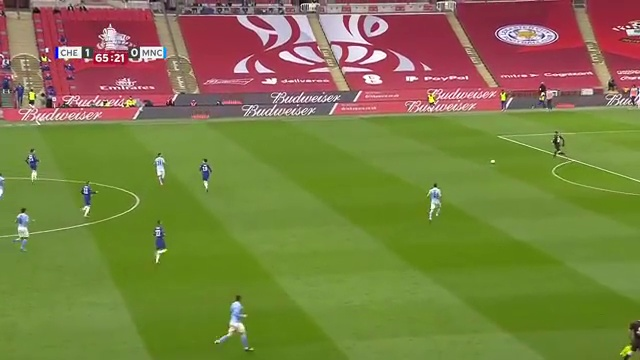
#> input picture code/data/frames-video00.mp4/104.jpg, 640 x 360 px, given in place of 10.jpg, which was not available
$ python player_ball_separation.py
#> lines starting #> are read from the running program, lines starting #| are printed output that depends on the picture; after the words box and inside, x2 and y2 are one past the last pixel; in counts of white or black regions, pixels touching at a corner belong together; pictures that were not available may be replaced by others from this repository, and a replacement may not be noted
### code/ground_detection.py
#!/usr/bin/env python3
# -*- coding: utf-8 -*-
"""
Created on Sat Mar 19 11:54:50 2022

@author: Joshua S.
@email: jsoutelo@alumnos.uvigo.es
"""
import cv2
import numpy as np
import matplotlib.pyplot as plt
import skimage


def ground_detection(frame, debug=False):
    """Classify pixels in the frame into ground or not ground.

    Return the connected component labels.
    """
    frame = cv2.resize(frame, dsize=(592, 320))
    b, g, r = cv2.split(frame)
    # Ideally, 0 -> ground ;; 1 -> everything else
    ground_color_feature = np.where((g > r) & (r > b), 0, 1)
    gray = cv2.cvtColor(frame, cv2.COLOR_BGR2GRAY)
    canny = cv2.Canny(image=gray,
                      threshold1=255/3,
                      threshold2=255,
                      apertureSize=3,
                      L2gradient=True)
    # Section 3.2.1, equation 8
    # Inverse condition since we want to remove the background
    result = np.where((ground_color_feature == 0) & (canny == 0), 0, 1)
    result = result.astype(np.uint8)
    # Dilation so
    kernel = cv2.getStructuringElement(cv2.MORPH_RECT,(3,3))
    morph = cv2.dilate(result, kernel, iterations=1)

    # Connected components labeling
    nl, ccl = cv2.connectedComponents(image=morph, connectivity=4)
    if debug:
        fig, axx = plt.subplots(4, 1, figsize=(20,20))
        axx[0].imshow(ground_color_feature, cmap='gray')
        axx[0].set_title('Color detection')
        axx[1].imshow(canny, cmap='gray')
        axx[1].set_title('Edge detection')
        axx[2].imshow(result, cmap='gray')
        axx[2].set_title('Ground detection result')
        axx[3].imshow(ccl, cmap='nipy_spectral')
        axx[3].set_title(f'Labeling result, {nl} lablels')
        plt.tight_layout()
        plt.show()


    return ccl


# [4 lines that do not run on import are left out]


### code/needless_objects_elimination.py
#!/usr/bin/env python3
# -*- coding: utf-8 -*-
"""
Created on Sat Mar 19 14:41:54 2022

@author: Joshua S.
@email: jsoutelo@alumnos.uvigo.es
"""
import cv2
import matplotlib.pyplot as plt
from matplotlib.patches import Rectangle
import numpy as np

from ground_detection import ground_detection

import skimage


def most_dense_area(segmented):
    """Search for the most dense areas in the image.

    Return a window around the positions of high density.
    """
    empty_mat = np.zeros_like(segmented)
    mean_filter = cv2.blur(segmented, (15, 15))

    conts, _ = cv2.findContours(mean_filter, cv2.RETR_TREE, cv2.CHAIN_APPROX_SIMPLE)

    for cont in conts:
        x, y, w, h = cv2.boundingRect(cont)

        area = w * h
        if h > w and area <= 5000 and area > 100:
            extra_h = np.floor(((h * 1.55) - h) / 2).astype(int)
            extra_w = np.floor(((w * 1.55) - w) / 2).astype(int)

            y = y - extra_h if y - extra_h > 0 else 0
            x = x - extra_w if x - extra_w > 0 else 0
            w = w + extra_w if w + extra_w < segmented.shape[1] else segmented.shape[1]
            h = h + extra_h if h + extra_h < segmented.shape[0] else segmented.shape[0]

            empty_mat[y:y+h, x:x+w] = segmented[y:y+h, x:x+w]

    return empty_mat


def remove_public_score(frame_lbl, region_props, debug=False):
    """Remove the public seats and score bar.
    """
    h, w = frame_lbl.shape[:2]

    for region in region_props:
        bbox = region.bbox
        area = region.area
        ecc = region.eccentricity
        extent = region.extent

        if bbox[1] < h * .2 and area > 40000 and ecc > .95 and extent > .85:
            label = region.label

            if debug:
                plt.title(f'Score and public, label={label}')
                plt.imshow(np.where(frame_lbl == label, 1, 0), cmap='gray')
                plt.show()
                print(region.label, region.area, region.eccentricity, region.extent)

            frame_lbl[frame_lbl == label] = 0
            break

    return frame_lbl

def remove_objects(frame_lbl, frame):
    """Remove the objects that are disconnected distinct from players and ball.
    """
    frame_lbl = frame_lbl.copy()
    region_props = skimage.measure.regionprops(label_image=frame_lbl)

    frame_lbl = remove_public_score(frame_lbl, region_props)

    area_thr = 1000
    for region in region_props:
        # Size of the object is much larger than the player size
        segmented = np.where(frame_lbl == region.label, 1, 0).astype(np.uint8)
        if region.area > area_thr:

            dense_area = most_dense_area(segmented)
            if not (dense_area == 0).all():
                dense_area *= region.label
                frame_lbl[frame_lbl == region.label] = 0
                frame_lbl += dense_area
            else:
                frame_lbl[frame_lbl == region.label] = 0

    return frame_lbl

# [14 lines that do not run on import are left out]

### code/player_ball_separation.py
#!/usr/bin/env python3
# -*- coding: utf-8 -*-
"""
Created on Tue Mar 22 20:21:40 2022

@author: Joshua S.
@email: jsoutelo@alumnos.uvigo.es
"""
import cv2
import numpy as np
from ground_detection import ground_detection
from needless_objects_elimination import remove_objects
import matplotlib.pyplot as plt
from skimage.measure import regionprops

def display_bboxs(frame, player_bboxs, ball_bboxs, size=2):
    """Draw the bounding boxes with different color depending on the type of
    objet is enclosing.
    """
    frame_copy = frame.copy()
    for bbox in player_bboxs:
        x,y,w,h = bbox
        cv2.rectangle(frame_copy, (x,y), (x+w,y+h), (255, 0, 0), size)
    for bbox in ball_bboxs:
        x,y,w,h = bbox
        cv2.rectangle(frame_copy, (x,y), (x+w,y+h), (0, 0, 255), size)

    return frame_copy


def ball_player_separation(clean_ccl, debug=False):
    """Separate the connected components into players and ball candidates.
    """
    clean_ccl = clean_ccl.copy()
    frame_h, frame_w = clean_ccl.shape[:2]
    region_props = regionprops(clean_ccl)
    player_bboxs = []
    ball_bboxs = []
    for region in region_props:
        min_row, min_col, max_row, max_col = region.bbox
        x = min_col
        y = min_row
        w = max_col - x
        h = max_row - y
        # Player and ball characteristics defined in section 3.2.3
        if (w/h) < 2 and (frame_h/16) < h and h < (frame_h/4):
            if debug:
                copy = clean_ccl.copy()
                copy = np.where(copy == region.label, 1, 0)
                copy = copy.astype(np.uint8)
                copy = cv2.cvtColor(copy*255, cv2.COLOR_GRAY2RGB)
                cv2.rectangle(copy, (x,y), (x+w, y+h), (255, 0, 0), 2)
                plt.imshow(copy, cmap='gray')
                plt.show()
            player_bboxs.append((x, y, w, h))
        elif (w/h) < 2 and (w/h) > .5 and (w*h)<300:
            if debug:
                copy = clean_ccl.copy()
                copy = np.where(copy == region.label, 1, 0)
                copy = copy.astype(np.uint8)
                copy = cv2.cvtColor(copy*255, cv2.COLOR_GRAY2RGB)
                cv2.rectangle(copy, (x,y), (x+w, y+h), (255, 0, 0), 2)
                plt.imshow(copy, cmap='gray')
                plt.show()
            ball_bboxs.append((x, y, w, h))
        else:
            continue

    return player_bboxs, ball_bboxs

if __name__ == '__main__':
    n_frame = 10
    frame = cv2.imread(f'data/frames-video00.mp4/{n_frame}.jpg')
#> frame is the input picture: shape (360, 640, 3); mean B, G, R 67.7, 124.5, 124.2
    ccl = ground_detection(frame)
#> in ground_detection, `ground_color_feature = np.where((g > r) & (r > b), 0, 1)`:
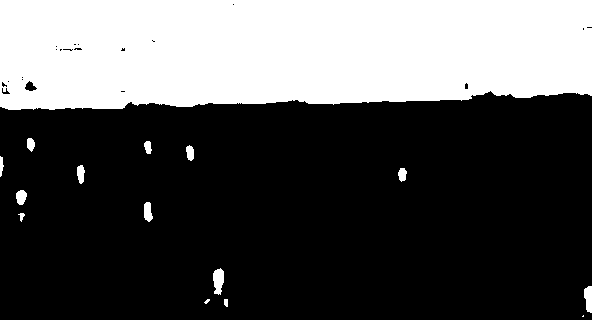
#> ground_color_feature: shape (320, 592) int64; values 0 (black) and 1 (white), 32.6% white; 15 white regions (2 under 20 px), largest, box (x1, y1, x2, y2) and area: (0, 0, 592, 110) 60565, (213, 268, 224, 295) 224, (584, 286, 592, 313) 173
#> in ground_detection, `gray = cv2.cvtColor(frame, cv2.COLOR_BGR2GRAY)`:
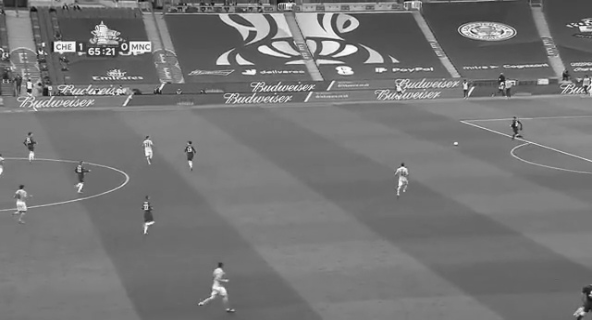
#> gray: shape (320, 592); min 12, max 254, mean 117.9
#> in ground_detection, `canny = cv2.Canny(image=gray, threshold1=255/3, threshold2=255, apertu..`: canny: shape (320, 592); 6% white in thin lines or dots
#> in ground_detection, `result = np.where((ground_color_feature == 0) & (canny == 0), 0, 1)`: result: shape (320, 592) int64; values 0 (black) and 1 (white), 33.7% white; 22 white regions (8 under 20 px), largest, box (x1, y1, x2, y2) and area: (0, 0, 592, 112) 60887, (198, 267, 229, 307) 371, (0, 132, 77, 177) 304
#> in ground_detection, `morph = cv2.dilate(result, kernel, iterations=1)`: morph: shape (320, 592); values 0 (black) and 1 (white), 35.9% white; 11 white regions
#> in ground_detection, `nl, ccl = cv2.connectedComponents(image=morph, connectivity=4)`:
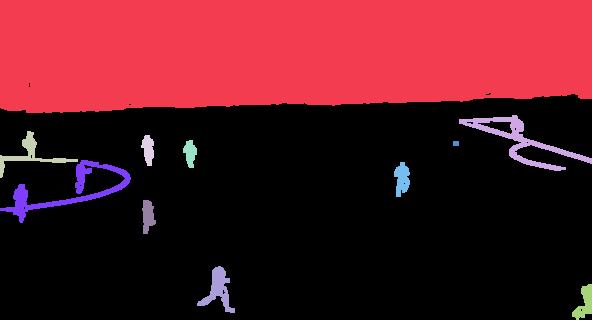
#> ccl: shape (320, 592) int32; 12 distinct labels, from 0 to 11; one colour per label, 0 black
#> in ground_detection, `nl, ccl = cv2.connectedComponents(image=morph, connectivity=4)`: nl = 12
    clean_ccl = remove_objects(ccl, frame)
#> in remove_objects, `region_props = skimage.measure.regionprops(label_image=frame_lbl)`: region_props = 11 regions; largest, box (x1, y1, x2, y2) and area: (0, 0, 592, 113) 61935, (0, 160, 131, 223) 1604, (459, 115, 592, 171) 1558, (197, 266, 235, 313) 677, (0, 131, 78, 178) 634
#> the loop in remove_public_score, `for region in region_props:` made 1 pass
#> (bbox, area, ecc, extent, label) on pass 1: ((0, 0, 113, 592), 61935, 0.984, 0.926, 1)
#> after the loop in remove_public_score, `for region in region_props:`: frame_lbl: shape (320, 592) int32; 11 distinct labels, from 0 to 11
#> the loop in remove_objects, `for region in region_props:` made 11 passes
#> after the loop in remove_objects, `for region in region_props:`: dense_area: shape (320, 592); values 0 (black) and 7 (white), 0.39% white; 2 white regions, box (x1, y1, x2, y2) and area: (6, 184, 31, 217) 448, (75, 160, 93, 187) 297
#> after the loop in remove_objects, `for region in region_props:`:
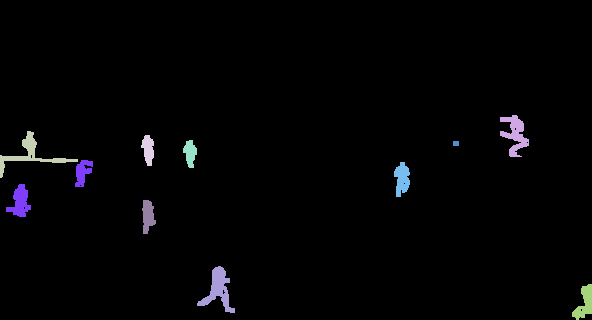
#> frame_lbl: shape (320, 592) int32; 11 distinct labels, from 0 to 11; one colour per label, 0 black
#> after the loop in remove_objects, `for region in region_props:`:
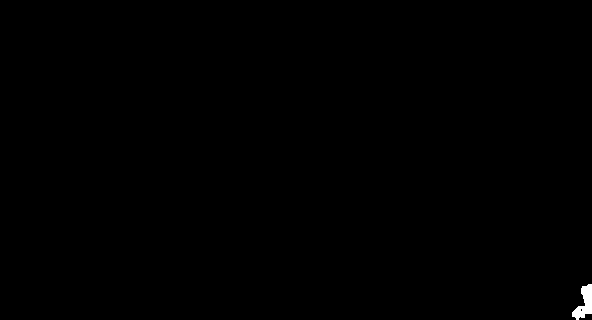
#> segmented: shape (320, 592); values 0 (black) and 1 (white), 0.2% white; 1 white region

    player_bboxs, ball_bboxs = ball_player_separation(clean_ccl)
#> in ball_player_separation, `region_props = regionprops(clean_ccl)`: region_props = 10 regions; largest, box (x1, y1, x2, y2) and area: (6, 160, 93, 217) 745, (197, 266, 235, 313) 677, (0, 131, 78, 178) 634, (500, 115, 529, 157) 575, (572, 284, 592, 320) 385
#> the loop in ball_player_separation, `for region in region_props:` made 10 passes
#> (min_row, min_col, max_row, max_col, x, y, w, h) on passes 1 to 10: (115, 500, 157, 529, 500, 115, 29, 42), (131, 0, 178, 78, 0, 131, 78, 47), (135, 141, 166, 154, 141, 135, 13, 31), (140, 183, 168, 197, 183, 140, 14, 28), (141, 453, 146, 459, 453, 141, 6, 5), (160, 6, 217, 93, 6, 160, 87, 57), (162, 394, 197, 410, 394, 162, 16, 35), (200, 142, 234, 156, 142, 200, 14, 34), (266, 197, 313, 235, 197, 266, 38, 47), (284, 572, 320, 592, 572, 284, 20, 36)
#> after the loop in ball_player_separation, `for region in region_props:`: ball_bboxs = [(453, 141, 6, 5)]; player_bboxs = [(500, 115, 29, 42), (0, 131, 78, 47), (141, 135, 13, 31), (183, 140, 14, 28), (6, 160, 87, 57), (394, 162, 16, 35), (142, 200, 14, 34), (197, 266, 38, 47), (572, 284, 20, 36)]
#> ball_bboxs = [(453, 141, 6, 5)]

    frame = cv2.resize(frame, (clean_ccl.shape[1], clean_ccl.shape[0]))


    plt.imshow(display_bboxs(frame, player_bboxs, ball_bboxs)[...,::-1])
#> the loop in display_bboxs, `for bbox in player_bboxs:` made 9 passes
#> after the loop in display_bboxs, `for bbox in player_bboxs:`:
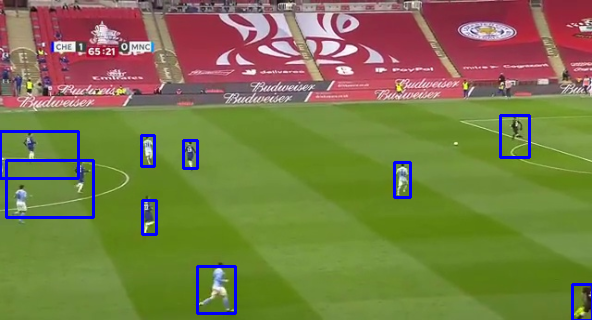
#> frame_copy: shape (320, 592, 3); mean B, G, R 71.7, 121.7, 122
#> the loop in display_bboxs, `for bbox in ball_bboxs:` made 1 pass
#> after the loop in display_bboxs, `for bbox in ball_bboxs:`: frame_copy: shape (320, 592, 3); 0.03% of pixels changed, all inside (x1, y1, x2, y2) = (452, 140, 461, 148)
    plt.show()

    fig, axx = plt.subplots(3, 1, figsize=(10,10))
    axx[0].set_title('a)')
    axx[0].imshow(np.where(ccl != 0, 1, 0), cmap='gray')
    axx[0].axis('off')
    axx[1].set_title('b)')
    axx[1].imshow(clean_ccl, cmap='nipy_spectral')
    axx[1].axis('off')
    axx[2].set_title('c)')
    axx[2].imshow(display_bboxs(frame, player_bboxs, ball_bboxs)[...,::-1])
#> the loop in display_bboxs (call 2), `for bbox in player_bboxs:` made 9 passes
#> the loop in display_bboxs (call 2), `for bbox in ball_bboxs:` made 1 pass
    axx[2].axis('off')
    plt.savefig('ground-det-clean-seg-ball-play-cand.png')
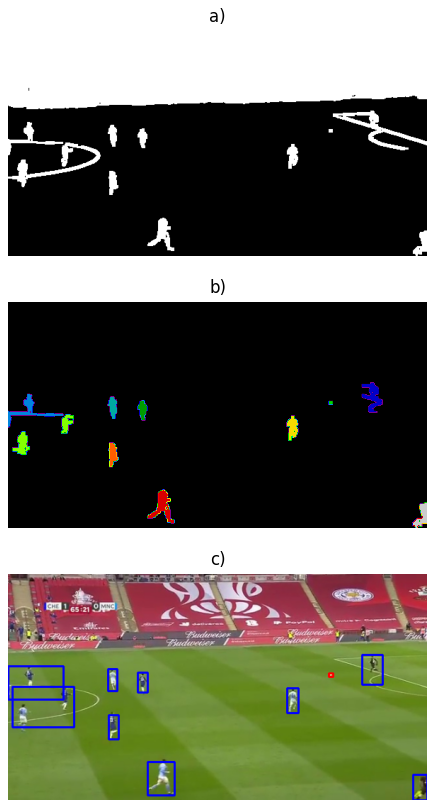
#> figure drawn by matplotlib, 3 panels
    plt.show()

$ run again, on code/data/frames-video00.mp4/138.jpg
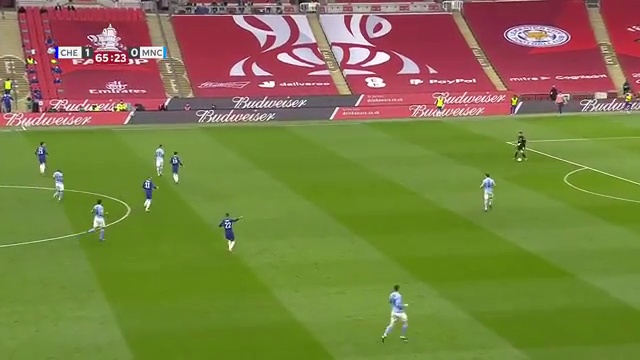
#> input picture code/data/frames-video00.mp4/138.jpg, 640 x 360 px, given in place of 10.jpg, which was not available
#> frame is the input picture: shape (360, 640, 3); mean B, G, R 67.8, 124.3, 124.9
#> frame: shape (320, 592, 3)
#> ground_color_feature: shape (320, 592) int64; values 0 (black) and 1 (white), 33.9% white; 13 white regions (2 under 20 px), largest, box (x1, y1, x2, y2) and area: (0, 0, 592, 115) 63022, (360, 259, 374, 281) 204, (204, 194, 217, 213) 168
#> canny: shape (320, 592); 5.9% white in thin lines or dots
#> morph: shape (320, 592); values 0 (black) and 1 (white), 36.8% white; 11 white regions
#> ccl: shape (320, 592) int32; 13 distinct labels, from 0 to 12
#> nl = 13
#> in remove_objects, `region_props = skimage.measure.regionprops(label_image=frame_lbl)`: region_props = 12 regions; largest, box (x1, y1, x2, y2) and area: (0, 0, 592, 118) 64289, (0, 151, 122, 221) 1561, (467, 117, 592, 182) 1401, (352, 258, 379, 306) 632, (443, 153, 460, 188) 371
#> the loop in remove_public_score, `for region in region_props:` made 1 pass
#> (bbox, area, ecc, extent, label) on pass 1: ((0, 0, 118, 592), 64289, 0.983, 0.92, 1)
#> the loop in remove_objects, `for region in region_props:` made 12 passes
#> after the loop in remove_objects, `for region in region_props:`:
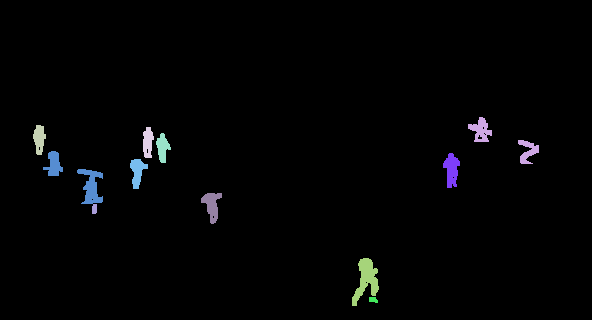
#> frame_lbl: shape (320, 592) int32; 12 distinct labels, from 0 to 12; one colour per label, 0 black
#> in ball_player_separation, `region_props = regionprops(clean_ccl)`: region_props = 11 regions; largest, box (x1, y1, x2, y2) and area: (43, 151, 103, 204) 769, (352, 258, 379, 306) 632, (468, 117, 539, 164) 582, (443, 153, 460, 188) 371, (201, 193, 222, 224) 350
#> the loop in ball_player_separation, `for region in region_props:` made 11 passes
#> (min_row, min_col, max_row, max_col, x, y, w, h) on passes 1 to 8: (117, 468, 164, 539, 468, 117, 71, 47), (125, 33, 155, 46, 33, 125, 13, 30), (127, 143, 158, 154, 143, 127, 11, 31), (133, 156, 163, 171, 156, 133, 15, 30), (151, 43, 204, 103, 43, 151, 60, 53), (153, 443, 188, 460, 443, 153, 17, 35), (159, 130, 189, 148, 130, 159, 18, 30), (193, 201, 224, 222, 201, 193, 21, 31)
#> after the loop in ball_player_separation, `for region in region_props:`: ball_bboxs = [(369, 297, 9, 6)]; player_bboxs = [(468, 117, 71, 47), (33, 125, 13, 30), (143, 127, 11, 31), (156, 133, 15, 30), (43, 151, 60, 53), (443, 153, 17, 35), (130, 159, 18, 30), (201, 193, 21, 31), (352, 258, 27, 48)]
#> `player_bboxs, ball_bboxs = ball_player_separation(clean_ccl)`: ball_bboxs = [(369, 297, 9, 6)]
#> the loop in display_bboxs, `for bbox in player_bboxs:` made 9 passes
#> the loop in display_bboxs, `for bbox in ball_bboxs:` made 1 pass
#> the loop in display_bboxs (call 2), `for bbox in player_bboxs:` made 9 passes
#> the loop in display_bboxs (call 2), `for bbox in ball_bboxs:` made 1 pass
#> `plt.savefig('ground-det-clean-seg-ball-play-cand.png')`:
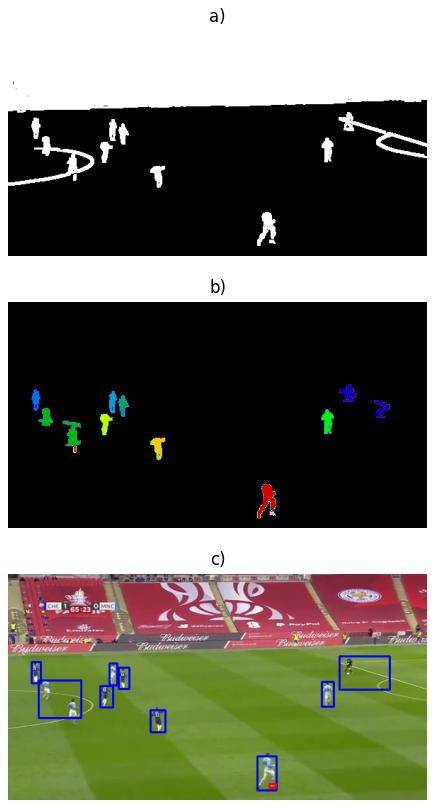
#> figure drawn by matplotlib, 3 panels
